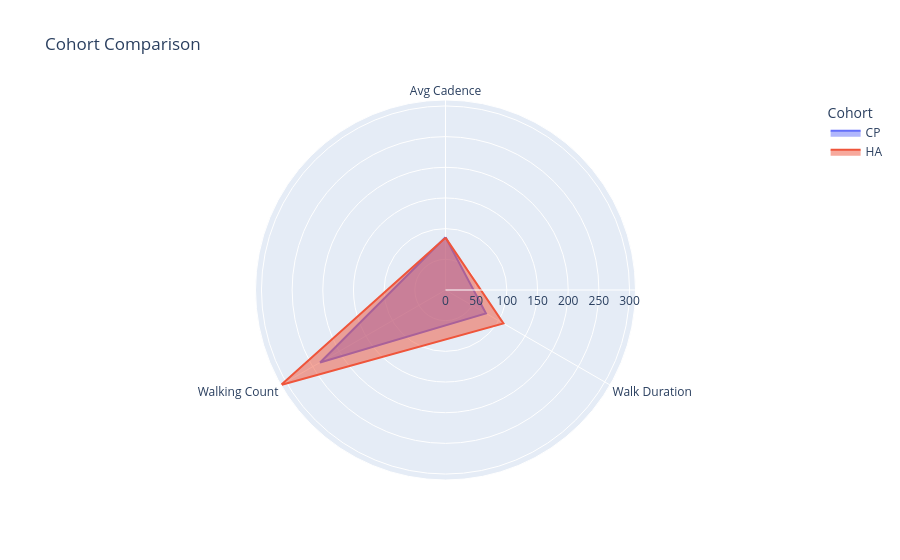

The notebook cell saved with this chart:
### Code cell
# 1. Calculate means and create a dictionary
data = {
    "Metric": ['Avg Cadence', 'Walk Duration', 'Walking Count'] * 2,
    "Value": [
        # Cohort 1 Means
        dmo4lnc_weekly_cp_dmos["wb_all__cadence_spm__avg_w"].mean(),
        dmo4lnc_weekly_cp_dmos["total_walking_duration_min_w"].mean(),
        dmo4lnc_weekly_cp_dmos["wb_all__count_w"].mean(),
        # Cohort 2 Means
        tvs_weekly_dmos["cadence_all_avg_d"].mean(),
        tvs_weekly_dmos["walkdur_all_sum_d"].mean(),
        tvs_weekly_dmos["wb_all_sum_d"].mean()
    ],
    "Cohort": ['CP'] * 3 + ['HA'] * 3
}

df_plot = pd.DataFrame(data)

# 2. Create the Radar Plot
fig = px.line_polar(
    df_plot,
    r='Value',
    theta='Metric',
    color='Cohort',
    line_close=True,
    title="Cohort Comparison"
)

# 3. Optional: Fill the area under the lines
fig.update_traces(fill='toself')

fig.show()

### Figure 1 — Plotly figure (JSON) as saved in the notebook; plotly's stock layout.template omitted (floating-point values rounded to 4 significant figures)
{"data": [{"hovertemplate": "Cohort=CP<br>Value=%{r}<br>Metric=%{theta}<extra></extra>", "legendgroup": "CP", "line": {"color": "#636efa", "dash": "solid"}, "marker": {"symbol": "circle"}, "mode": "lines", "name": "CP", "r": [86.09, 76.09, 236.1, 86.09], "showlegend": true, "subplot": "polar", "theta": ["Avg Cadence", "Walk Duration", "Walking Count", "Avg Cadence"], "type": "scatterpolar", "fill": "toself"}, {"hovertemplate": "Cohort=HA<br>Value=%{r}<br>Metric=%{theta}<extra></extra>", "legendgroup": "HA", "line": {"color": "#EF553B", "dash": "solid"}, "marker": {"symbol": "circle"}, "mode": "lines", "name": "HA", "r": [85.31, 109.1, 309.7, 85.31], "showlegend": true, "subplot": "polar", "theta": ["Avg Cadence", "Walk Duration", "Walking Count", "Avg Cadence"], "type": "scatterpolar", "fill": "toself"}], "layout": {"polar": {"domain": {"x": [0.0, 1.0], "y": [0.0, 1.0]}, "angularaxis": {"direction": "clockwise", "rotation": 90}}, "legend": {"title": {"text": "Cohort"}, "tracegroupgap": 0}, "title": {"text": "Cohort Comparison"}}}
